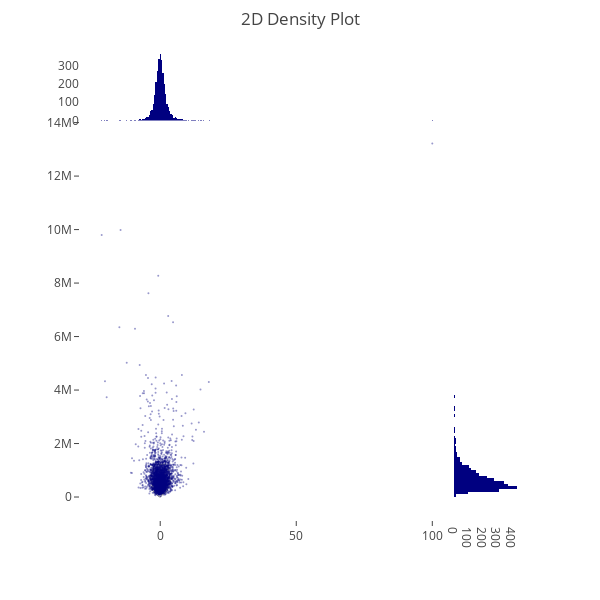

Write notebook code for a chart like this one.
### Code cell
close = ret['cmg']['close'].pct_change()*100
volume = ret['cmg']['volume']

fig = ff.create_2d_density(
    close, volume
)

py.iplot(fig)

### Figure 1 — Plotly figure (JSON) as saved in the notebook; plotly's stock layout.template omitted (floating-point values rounded to 4 significant figures; data arrays with more than 128 entries replaced by an {"elided": "..."} marker saying what was removed)
{"data": [{"marker": {"color": "rgb(0, 0, 128)", "opacity": 0.4, "size": 2}, "mode": "markers", "name": "points", "type": "scatter", "x": {"elided": "2971 float values"}, "y": {"elided": "2971 int values"}}, {"colorscale": [[0, "rgb(0, 0, 130)"], [1, "rgb(255, 255, 255)"]], "name": "density", "ncontours": 20, "reversescale": true, "showscale": false, "type": "histogram2dcontour", "x": {"elided": "2971 float values"}, "y": {"elided": "2971 int values"}}, {"marker": {"color": "rgb(0, 0, 128)"}, "name": "x density", "type": "histogram", "x": {"elided": "2971 float values"}, "yaxis": "y2"}, {"marker": {"color": "rgb(0, 0, 128)"}, "name": "y density", "type": "histogram", "xaxis": "x2", "y": {"elided": "2971 int values"}}], "layout": {"autosize": false, "bargap": 0, "height": 600, "hovermode": "closest", "margin": {"t": 50}, "showlegend": false, "title": "2D Density Plot", "width": 600, "xaxis": {"domain": [0, 0.85], "showgrid": false, "zeroline": false}, "xaxis2": {"domain": [0.85, 1], "showgrid": false, "zeroline": false}, "yaxis": {"domain": [0, 0.85], "showgrid": false, "zeroline": false}, "yaxis2": {"domain": [0.85, 1], "showgrid": false, "zeroline": false}}}
